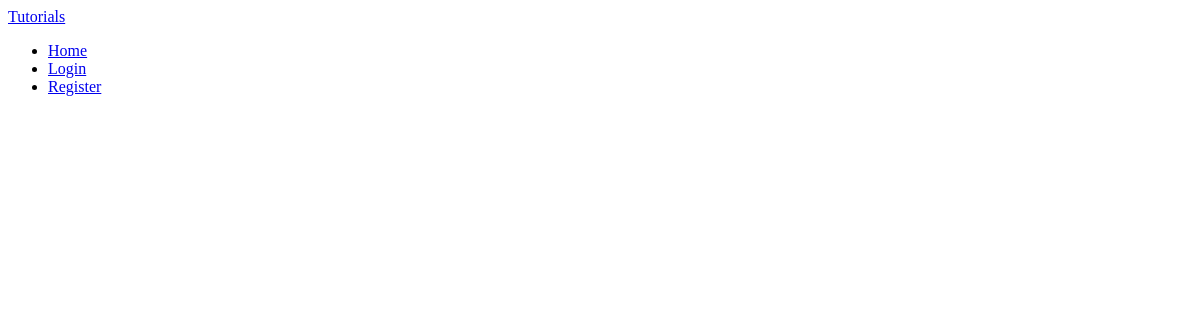
/, run on an earlier commit of the app's database.
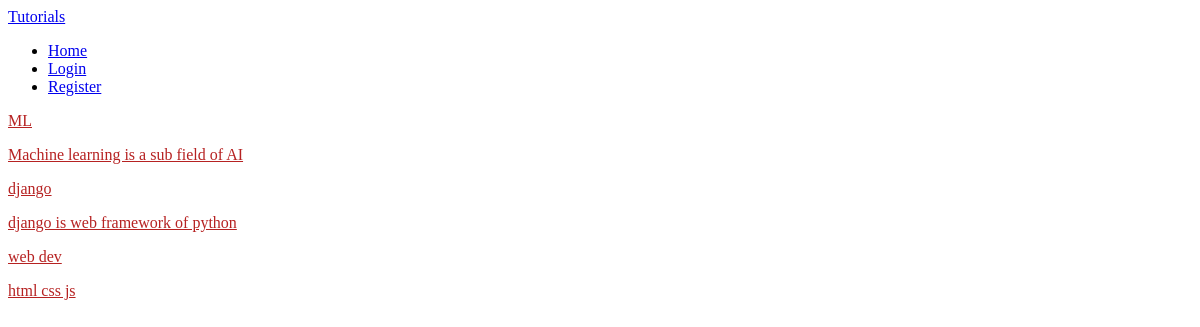
And on a later commit of the database.
### main/models.py (models this page shows, shortened)
class TutorialCategory(models.Model):
    tutorial_category = models.CharField(max_length=200, default=1)
    category_summary = models.CharField(max_length=200, default=1)
    class meta:
        verbose_name_plural = "Categories"

### main/views.py (the view)
# urls.py: path("", views.homepage, name = "homepage"),
def homepage(request):
	return render(request=request,
                  template_name='main/categories.html',
                  context={"categories": TutorialCategory.objects.all})

### main/templates/main/categories.html
{% extends 'main/header.html' %}
{% block content %}
        {% for cat in categories %}
                <a href="{{cat.category_slug}}", style="color:rgb(182, 34, 34)">
                            {{cat.tutorial_category}}
                            <p>{{cat.category_summary}}</p>
                </a>
        {% endfor %}
{% endblock %}

### main/templates/main/header.html (shortened to what this page needs)
<body>
  <nav>
      <a href="/">Tutorials</a>
      <ul>
        {% include 'main/includes/navbaritems.html' %}
      </ul>
  </nav>
</body>
 {% block content %}
 {% endblock %}

### main/templates/main/includes/navbaritems.html
<li><a href="/">Home</a></li>
        {% if user.is_authenticated %}
             <li><a href="/account">{{user.username|title}}</a></li>
             <li><a href="/logout">Logout</a></li>
{% else %}
    <li><a href="/login">Login</a></li>
    <li><a href="/register">Register</a></li>
{% endif %}

What changed in the data, as far as the page shows it:
added TutorialCategory: tutorial_category "ML", category_summary "Machine learning is a sub field of AI"
added TutorialCategory: tutorial_category "django", category_summary "django is web framework of python"
added TutorialCategory: tutorial_category "web dev", category_summary "html css js"
